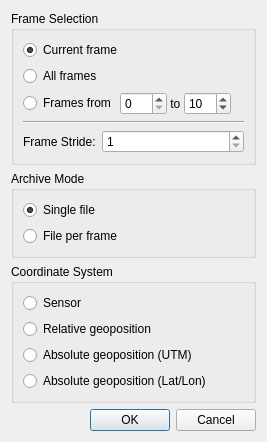
<?xml version="1.0" encoding="UTF-8"?>
<ui version="4.0">
 <class>vvSelectFramesDialog</class>
 <widget class="QDialog" name="vvSelectFramesDialog">
  <property name="geometry">
   <rect>
    <x>0</x>
    <y>0</y>
    <width>267</width>
    <height>407</height>
   </rect>
  </property>
  <property name="windowTitle">
   <string>Select Frames</string>
  </property>
  <layout class="QVBoxLayout" name="verticalLayout_4">
   <item>
    <widget class="QGroupBox" name="groupBox">
     <property name="title">
      <string>Frame Selection</string>
     </property>
     <layout class="QVBoxLayout" name="verticalLayout_2">
      <item>
       <widget class="QRadioButton" name="CurrentFrameButton">
        <property name="text">
         <string>Current frame</string>
        </property>
        <property name="checked">
         <bool>true</bool>
        </property>
       </widget>
      </item>
      <item>
       <widget class="QRadioButton" name="AllFramesButton">
        <property name="text">
         <string>All frames</string>
        </property>
       </widget>
      </item>
      <item>
       <layout class="QHBoxLayout" name="horizontalLayout">
        <property name="spacing">
         <number>0</number>
        </property>
        <property name="leftMargin">
         <number>0</number>
        </property>
        <item>
         <widget class="QRadioButton" name="FrameRangeButton">
          <property name="text">
           <string>Frames from </string>
          </property>
         </widget>
        </item>
        <item>
         <widget class="QSpinBox" name="FrameStart">
          <property name="focusPolicy">
           <enum>Qt::WheelFocus</enum>
          </property>
          <property name="maximum">
           <number>100</number>
          </property>
          <property name="value">
           <number>0</number>
          </property>
         </widget>
        </item>
        <item>
         <widget class="QLabel" name="label">
          <property name="text">
           <string> to </string>
          </property>
         </widget>
        </item>
        <item>
         <widget class="QSpinBox" name="FrameStop">
          <property name="focusPolicy">
           <enum>Qt::WheelFocus</enum>
          </property>
          <property name="maximum">
           <number>100</number>
          </property>
          <property name="value">
           <number>10</number>
          </property>
         </widget>
        </item>
        <item>
         <spacer name="horizontalSpacer">
          <property name="orientation">
           <enum>Qt::Horizontal</enum>
          </property>
          <property name="sizeHint" stdset="0">
           <size>
            <width>40</width>
            <height>20</height>
           </size>
          </property>
         </spacer>
        </item>
       </layout>
      </item>
      <item>
       <widget class="QWidget" name="FrameStrideContainer" native="true">
        <layout class="QFormLayout" name="formLayout">
         <property name="margin">
          <number>0</number>
         </property>
         <item row="0" column="0" colspan="2">
          <widget class="Line" name="FrameStrideDivider">
           <property name="orientation">
            <enum>Qt::Horizontal</enum>
           </property>
          </widget>
         </item>
         <item row="1" column="0">
          <widget class="QLabel" name="FrameStrideLabel">
           <property name="text">
            <string>Frame Stride:</string>
           </property>
          </widget>
         </item>
         <item row="1" column="1">
          <widget class="QSpinBox" name="FrameStride">
           <property name="minimum">
            <number>1</number>
           </property>
           <property name="maximum">
            <number>999</number>
           </property>
          </widget>
         </item>
        </layout>
       </widget>
      </item>
     </layout>
    </widget>
   </item>
   <item>
    <widget class="QGroupBox" name="FramePackContainer">
     <property name="title">
      <string>Archive Mode</string>
     </property>
     <layout class="QVBoxLayout" name="verticalLayout_3">
      <item>
       <widget class="QRadioButton" name="SingleFileButton">
        <property name="text">
         <string>Single file</string>
        </property>
        <property name="checked">
         <bool>true</bool>
        </property>
       </widget>
      </item>
      <item>
       <widget class="QRadioButton" name="FilePerFrameButton">
        <property name="text">
         <string>File per frame</string>
        </property>
       </widget>
      </item>
     </layout>
    </widget>
   </item>
   <item>
    <widget class="QGroupBox" name="FrameTransformContainer">
     <property name="title">
      <string>Coordinate System</string>
     </property>
     <layout class="QVBoxLayout" name="verticalLayout">
      <item>
       <widget class="QRadioButton" name="SensorButton">
        <property name="toolTip">
         <string>Write position information relative to the sensor</string>
        </property>
        <property name="text">
         <string>Sensor</string>
        </property>
       </widget>
      </item>
      <item>
       <widget class="QRadioButton" name="RelativeButton">
        <property name="toolTip">
         <string>Write position information transformed for platform orientation and relative position</string>
        </property>
        <property name="text">
         <string>Relative geoposition</string>
        </property>
       </widget>
      </item>
      <item>
       <widget class="QRadioButton" name="AbsoluteUtmButton">
        <property name="toolTip">
         <string>Write position information as absolute geoposition in UTM coordinates</string>
        </property>
        <property name="text">
         <string>Absolute geoposition (UTM)</string>
        </property>
       </widget>
      </item>
      <item>
       <widget class="QRadioButton" name="AbsoluteLatLonButton">
        <property name="toolTip">
         <string>Write position information as absolute geoposition in Lat/Lon</string>
        </property>
        <property name="text">
         <string>Absolute geoposition (Lat/Lon)</string>
        </property>
       </widget>
      </item>
     </layout>
    </widget>
   </item>
   <item>
    <widget class="QDialogButtonBox" name="buttonBox">
     <property name="orientation">
      <enum>Qt::Horizontal</enum>
     </property>
     <property name="standardButtons">
      <set>QDialogButtonBox::Cancel|QDialogButtonBox::Ok</set>
     </property>
    </widget>
   </item>
  </layout>
 </widget>
 <resources/>
 <connections>
  <connection>
   <sender>buttonBox</sender>
   <signal>accepted()</signal>
   <receiver>vvSelectFramesDialog</receiver>
   <slot>accept()</slot>
   <hints>
    <hint type="sourcelabel">
     <x>252</x>
     <y>223</y>
    </hint>
    <hint type="destinationlabel">
     <x>157</x>
     <y>274</y>
    </hint>
   </hints>
  </connection>
  <connection>
   <sender>buttonBox</sender>
   <signal>rejected()</signal>
   <receiver>vvSelectFramesDialog</receiver>
   <slot>reject()</slot>
   <hints>
    <hint type="sourcelabel">
     <x>319</x>
     <y>223</y>
    </hint>
    <hint type="destinationlabel">
     <x>286</x>
     <y>274</y>
    </hint>
   </hints>
  </connection>
 </connections>
</ui>
